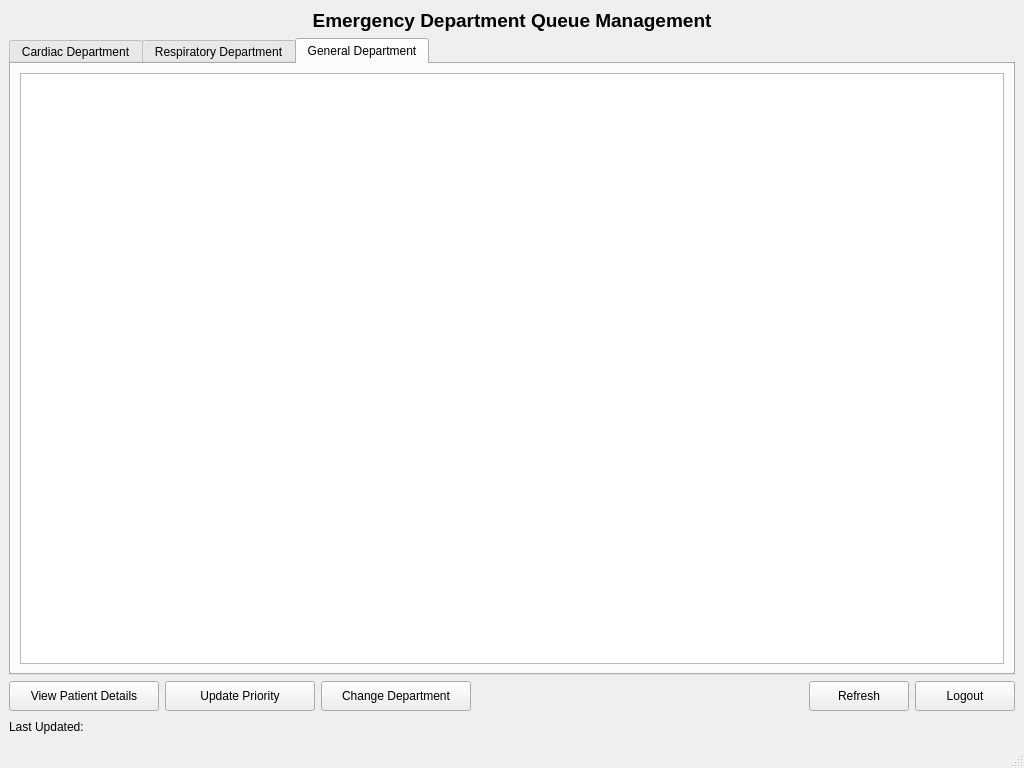
<?xml version="1.0" encoding="UTF-8"?>
<ui version="4.0">
 <class>NurseInterface</class>
 <widget class="QMainWindow" name="NurseInterface">
  <property name="geometry">
   <rect>
    <x>0</x>
    <y>0</y>
    <width>1024</width>
    <height>768</height>
   </rect>
  </property>
  <property name="windowTitle">
   <string>Nurse Interface</string>
  </property>
  <widget class="QWidget" name="centralwidget">
   <layout class="QVBoxLayout" name="verticalLayout">
    <item>
     <widget class="QLabel" name="welcomeLabel">
      <property name="font">
       <font>
        <pointsize>14</pointsize>
        <bold>true</bold>
       </font>
      </property>
      <property name="text">
       <string>Emergency Department Queue Management</string>
      </property>
      <property name="alignment">
       <set>Qt::AlignmentFlag::AlignCenter</set>
      </property>
     </widget>
    </item>
    <item>
     <widget class="QTabWidget" name="departmentTabs">
      <property name="currentIndex">
       <number>2</number>
      </property>
      <widget class="QWidget" name="cardiacTab">
       <attribute name="title">
        <string>Cardiac Department</string>
       </attribute>
       <layout class="QVBoxLayout" name="verticalLayout_2">
        <item>
         <widget class="QTableWidget" name="cardiacTable">
          <property name="selectionMode">
           <enum>QAbstractItemView::SelectionMode::SingleSelection</enum>
          </property>
          <property name="selectionBehavior">
           <enum>QAbstractItemView::SelectionBehavior::SelectRows</enum>
          </property>
         </widget>
        </item>
       </layout>
      </widget>
      <widget class="QWidget" name="respiratoryTab">
       <attribute name="title">
        <string>Respiratory Department</string>
       </attribute>
       <layout class="QVBoxLayout" name="verticalLayout_3">
        <item>
         <widget class="QTableWidget" name="respiratoryTable">
          <property name="selectionMode">
           <enum>QAbstractItemView::SelectionMode::SingleSelection</enum>
          </property>
          <property name="selectionBehavior">
           <enum>QAbstractItemView::SelectionBehavior::SelectRows</enum>
          </property>
         </widget>
        </item>
       </layout>
      </widget>
      <widget class="QWidget" name="generalTab">
       <attribute name="title">
        <string>General Department</string>
       </attribute>
       <layout class="QVBoxLayout" name="verticalLayout_4">
        <item>
         <widget class="QTableWidget" name="generalTable">
          <property name="selectionMode">
           <enum>QAbstractItemView::SelectionMode::SingleSelection</enum>
          </property>
          <property name="selectionBehavior">
           <enum>QAbstractItemView::SelectionBehavior::SelectRows</enum>
          </property>
         </widget>
        </item>
       </layout>
      </widget>
     </widget>
    </item>
    <item>
     <layout class="QHBoxLayout" name="horizontalLayout">
      <item>
       <widget class="QPushButton" name="viewPatientButton">
        <property name="minimumSize">
         <size>
          <width>150</width>
          <height>30</height>
         </size>
        </property>
        <property name="text">
         <string>View Patient Details</string>
        </property>
       </widget>
      </item>
      <item>
       <widget class="QPushButton" name="updatePriorityButton">
        <property name="minimumSize">
         <size>
          <width>150</width>
          <height>30</height>
         </size>
        </property>
        <property name="text">
         <string>Update Priority</string>
        </property>
       </widget>
      </item>
      <item>
       <widget class="QPushButton" name="changeDepartmentButton">
        <property name="minimumSize">
         <size>
          <width>150</width>
          <height>30</height>
         </size>
        </property>
        <property name="text">
         <string>Change Department</string>
        </property>
       </widget>
      </item>
      <item>
       <spacer name="horizontalSpacer">
        <property name="orientation">
         <enum>Qt::Orientation::Horizontal</enum>
        </property>
        <property name="sizeHint" stdset="0">
         <size>
          <width>40</width>
          <height>20</height>
         </size>
        </property>
       </spacer>
      </item>
      <item>
       <widget class="QPushButton" name="refreshButton">
        <property name="minimumSize">
         <size>
          <width>100</width>
          <height>30</height>
         </size>
        </property>
        <property name="text">
         <string>Refresh</string>
        </property>
       </widget>
      </item>
      <item>
       <widget class="QPushButton" name="logoutButton">
        <property name="minimumSize">
         <size>
          <width>100</width>
          <height>30</height>
         </size>
        </property>
        <property name="text">
         <string>Logout</string>
        </property>
       </widget>
      </item>
     </layout>
    </item>
    <item>
     <layout class="QHBoxLayout" name="horizontalLayout_2">
      <item>
       <widget class="QLabel" name="lastRefreshLabel">
        <property name="text">
         <string>Last Updated: </string>
        </property>
       </widget>
      </item>
      <item>
       <spacer name="horizontalSpacer_2">
        <property name="orientation">
         <enum>Qt::Orientation::Horizontal</enum>
        </property>
        <property name="sizeHint" stdset="0">
         <size>
          <width>40</width>
          <height>20</height>
         </size>
        </property>
       </spacer>
      </item>
     </layout>
    </item>
   </layout>
  </widget>
  <widget class="QMenuBar" name="menubar">
   <property name="geometry">
    <rect>
     <x>0</x>
     <y>0</y>
     <width>1024</width>
     <height>21</height>
    </rect>
   </property>
  </widget>
  <widget class="QStatusBar" name="statusbar"/>
 </widget>
 <resources/>
 <connections/>
</ui>
